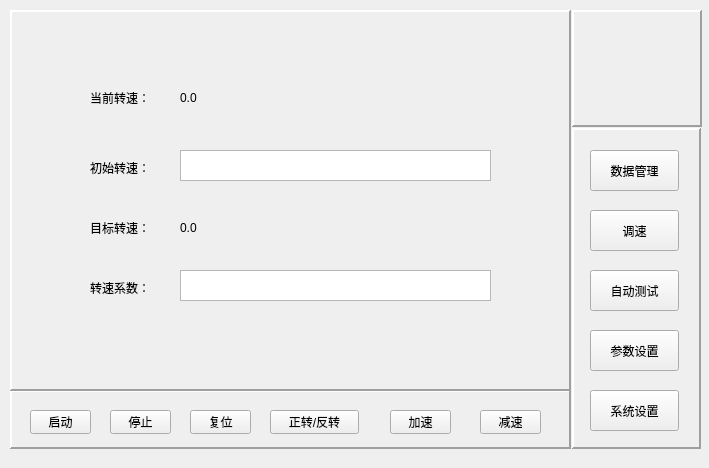
<?xml version="1.0" encoding="UTF-8"?>
<ui version="4.0">
 <class>test2</class>
 <widget class="QWidget" name="test2">
  <property name="geometry">
   <rect>
    <x>0</x>
    <y>0</y>
    <width>709</width>
    <height>468</height>
   </rect>
  </property>
  <property name="windowTitle">
   <string>Form</string>
  </property>
  <widget class="QPushButton" name="pushButton_4">
   <property name="geometry">
    <rect>
     <x>590</x>
     <y>330</y>
     <width>89</width>
     <height>41</height>
    </rect>
   </property>
   <property name="cursor">
    <cursorShape>PointingHandCursor</cursorShape>
   </property>
   <property name="text">
    <string>参数设置</string>
   </property>
  </widget>
  <widget class="QPushButton" name="pushButton_3">
   <property name="geometry">
    <rect>
     <x>590</x>
     <y>270</y>
     <width>89</width>
     <height>41</height>
    </rect>
   </property>
   <property name="cursor">
    <cursorShape>PointingHandCursor</cursorShape>
   </property>
   <property name="text">
    <string>自动测试</string>
   </property>
  </widget>
  <widget class="QPushButton" name="pushButton">
   <property name="geometry">
    <rect>
     <x>590</x>
     <y>150</y>
     <width>89</width>
     <height>41</height>
    </rect>
   </property>
   <property name="cursor">
    <cursorShape>PointingHandCursor</cursorShape>
   </property>
   <property name="text">
    <string>数据管理</string>
   </property>
  </widget>
  <widget class="QPushButton" name="pushButton_2">
   <property name="geometry">
    <rect>
     <x>590</x>
     <y>210</y>
     <width>89</width>
     <height>41</height>
    </rect>
   </property>
   <property name="cursor">
    <cursorShape>PointingHandCursor</cursorShape>
   </property>
   <property name="text">
    <string>调速</string>
   </property>
  </widget>
  <widget class="QLabel" name="label">
   <property name="geometry">
    <rect>
     <x>90</x>
     <y>90</y>
     <width>72</width>
     <height>15</height>
    </rect>
   </property>
   <property name="text">
    <string>当前转速：</string>
   </property>
  </widget>
  <widget class="QLabel" name="current_speed">
   <property name="geometry">
    <rect>
     <x>180</x>
     <y>90</y>
     <width>72</width>
     <height>15</height>
    </rect>
   </property>
   <property name="text">
    <string>0.0</string>
   </property>
  </widget>
  <widget class="QLabel" name="label_3">
   <property name="geometry">
    <rect>
     <x>90</x>
     <y>160</y>
     <width>72</width>
     <height>15</height>
    </rect>
   </property>
   <property name="text">
    <string>初始转速：</string>
   </property>
  </widget>
  <widget class="QLabel" name="label_4">
   <property name="geometry">
    <rect>
     <x>90</x>
     <y>280</y>
     <width>72</width>
     <height>15</height>
    </rect>
   </property>
   <property name="text">
    <string>转速系数：</string>
   </property>
  </widget>
  <widget class="QTextEdit" name="initSpeed">
   <property name="geometry">
    <rect>
     <x>180</x>
     <y>150</y>
     <width>311</width>
     <height>31</height>
    </rect>
   </property>
  </widget>
  <widget class="QTextEdit" name="textEdit_2">
   <property name="geometry">
    <rect>
     <x>180</x>
     <y>270</y>
     <width>311</width>
     <height>31</height>
    </rect>
   </property>
  </widget>
  <widget class="QPushButton" name="start">
   <property name="geometry">
    <rect>
     <x>30</x>
     <y>410</y>
     <width>61</width>
     <height>24</height>
    </rect>
   </property>
   <property name="text">
    <string>启动</string>
   </property>
  </widget>
  <widget class="QPushButton" name="pushButton_6">
   <property name="geometry">
    <rect>
     <x>270</x>
     <y>410</y>
     <width>89</width>
     <height>24</height>
    </rect>
   </property>
   <property name="text">
    <string>正转/反转</string>
   </property>
  </widget>
  <widget class="QPushButton" name="stop">
   <property name="geometry">
    <rect>
     <x>110</x>
     <y>410</y>
     <width>61</width>
     <height>24</height>
    </rect>
   </property>
   <property name="text">
    <string>停止</string>
   </property>
  </widget>
  <widget class="QPushButton" name="pushButton_8">
   <property name="geometry">
    <rect>
     <x>190</x>
     <y>410</y>
     <width>61</width>
     <height>24</height>
    </rect>
   </property>
   <property name="text">
    <string>复位</string>
   </property>
  </widget>
  <widget class="QPushButton" name="pushButton_9">
   <property name="geometry">
    <rect>
     <x>390</x>
     <y>410</y>
     <width>61</width>
     <height>24</height>
    </rect>
   </property>
   <property name="text">
    <string>加速</string>
   </property>
  </widget>
  <widget class="QPushButton" name="pushButton_10">
   <property name="geometry">
    <rect>
     <x>480</x>
     <y>410</y>
     <width>61</width>
     <height>24</height>
    </rect>
   </property>
   <property name="text">
    <string>减速</string>
   </property>
  </widget>
  <widget class="QLabel" name="label_5">
   <property name="geometry">
    <rect>
     <x>90</x>
     <y>220</y>
     <width>72</width>
     <height>15</height>
    </rect>
   </property>
   <property name="text">
    <string>目标转速：</string>
   </property>
  </widget>
  <widget class="QLabel" name="label_6">
   <property name="geometry">
    <rect>
     <x>180</x>
     <y>220</y>
     <width>72</width>
     <height>15</height>
    </rect>
   </property>
   <property name="text">
    <string>0.0</string>
   </property>
  </widget>
  <widget class="QFrame" name="frame">
   <property name="geometry">
    <rect>
     <x>10</x>
     <y>10</y>
     <width>561</width>
     <height>381</height>
    </rect>
   </property>
   <property name="frameShape">
    <enum>QFrame::Panel</enum>
   </property>
   <property name="frameShadow">
    <enum>QFrame::Raised</enum>
   </property>
   <property name="lineWidth">
    <number>2</number>
   </property>
   <property name="midLineWidth">
    <number>1</number>
   </property>
  </widget>
  <widget class="QFrame" name="frame_2">
   <property name="geometry">
    <rect>
     <x>10</x>
     <y>390</y>
     <width>561</width>
     <height>59</height>
    </rect>
   </property>
   <property name="frameShape">
    <enum>QFrame::Panel</enum>
   </property>
   <property name="frameShadow">
    <enum>QFrame::Raised</enum>
   </property>
   <property name="lineWidth">
    <number>2</number>
   </property>
   <property name="midLineWidth">
    <number>1</number>
   </property>
  </widget>
  <widget class="QFrame" name="frame_3">
   <property name="geometry">
    <rect>
     <x>572</x>
     <y>10</y>
     <width>130</width>
     <height>117</height>
    </rect>
   </property>
   <property name="frameShape">
    <enum>QFrame::Panel</enum>
   </property>
   <property name="frameShadow">
    <enum>QFrame::Raised</enum>
   </property>
   <property name="lineWidth">
    <number>2</number>
   </property>
   <property name="midLineWidth">
    <number>1</number>
   </property>
  </widget>
  <widget class="QFrame" name="frame_4">
   <property name="geometry">
    <rect>
     <x>572</x>
     <y>128</y>
     <width>129</width>
     <height>321</height>
    </rect>
   </property>
   <property name="frameShape">
    <enum>QFrame::Panel</enum>
   </property>
   <property name="frameShadow">
    <enum>QFrame::Raised</enum>
   </property>
   <property name="lineWidth">
    <number>2</number>
   </property>
   <property name="midLineWidth">
    <number>1</number>
   </property>
  </widget>
  <widget class="QPushButton" name="pushButton_5">
   <property name="geometry">
    <rect>
     <x>590</x>
     <y>390</y>
     <width>89</width>
     <height>41</height>
    </rect>
   </property>
   <property name="cursor">
    <cursorShape>PointingHandCursor</cursorShape>
   </property>
   <property name="text">
    <string>系统设置</string>
   </property>
  </widget>
  <zorder>frame_2</zorder>
  <zorder>frame_3</zorder>
  <zorder>frame_4</zorder>
  <zorder>frame</zorder>
  <zorder>pushButton_4</zorder>
  <zorder>pushButton_3</zorder>
  <zorder>pushButton</zorder>
  <zorder>pushButton_2</zorder>
  <zorder>label</zorder>
  <zorder>current_speed</zorder>
  <zorder>label_3</zorder>
  <zorder>label_4</zorder>
  <zorder>initSpeed</zorder>
  <zorder>textEdit_2</zorder>
  <zorder>start</zorder>
  <zorder>pushButton_6</zorder>
  <zorder>stop</zorder>
  <zorder>pushButton_8</zorder>
  <zorder>pushButton_9</zorder>
  <zorder>pushButton_10</zorder>
  <zorder>label_5</zorder>
  <zorder>label_6</zorder>
  <zorder>pushButton_5</zorder>
 </widget>
 <resources/>
 <connections/>
</ui>
